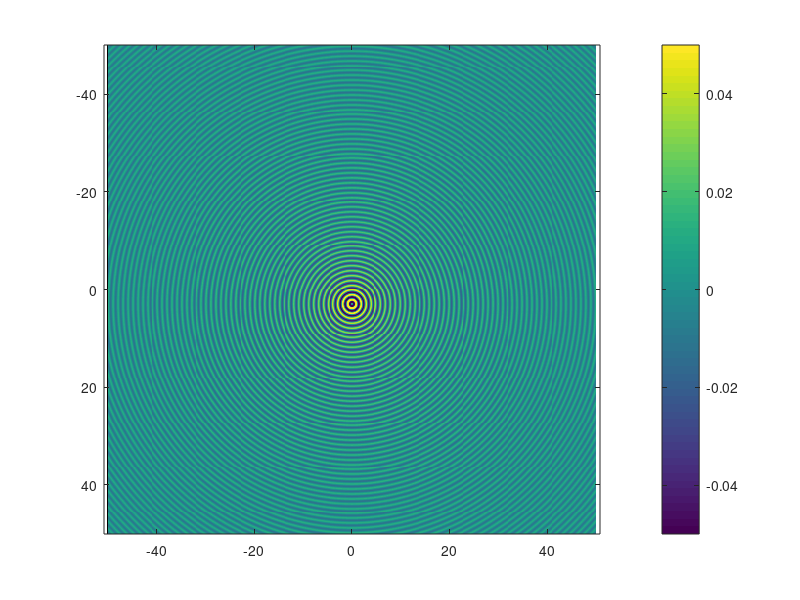

Here is the MATLAB script that generated this plot: (Note: this script raises an error after producing the figure.)



%% 2D far field Green's function, relative to zero

% wavelength = 1
k = 2*pi;
% define radial variable
rho  = linspace(0,10,500)';

% 2D Green's function exact
h = (i/4)*besselh(0,k*rho);

% Far-field 2D Green's function
hfar = sqrt(1./(8*pi*k*rho)).*exp(i*(k*rho+pi/4));

% Compare
figure(1),clf,hold all
plot(rho,[real(h) imag(h)])
plot(rho,[real(hfar) imag(hfar)])
hold off
legend('Real g(\rho,\rho)','Imag g(\rho,\rho',...
    'Real far g(\rho,\rho)','Imag far g(\rho,\rho')


%% 2D far field Green's function, relative to a point

% Define 2D grid
k = 2*pi;
x = linspace(-50,50,500);
y = linspace(-50,50,500);
[X Y] = meshgrid(x,y);

% point source location
xp = [0 3];

% radial variable
rho = sqrt((X-xp(1)).^2 + (Y-xp(2)).^2);

% 2D Green's function exact
g1 = (1i/4)*besselh(0,k*rho);

% Far-field 2D Green's function
rho2 = sqrt(X.^2 + Y.^2);
X_hat = X./rho2;
Y_hat = Y./rho2;
rhodot = xp(1)*X_hat+xp(2)*Y_hat;
g2 = sqrt(1./(8*pi*k*rho2)).*exp(1i*pi/4).*exp(1i*k*rho2).*exp(-1i*k*rhodot);

% Plot exact Green's function
figure(1),clf
imagesc(x,y,real(g1)),colorbar
axis equal
caxis([-0.05 0.05])
myplot('2D Green''s Function','x (\lambda)','y (\lambda)')

% Plot far-field result
figure(2),clf
imagesc(x,y,real(g2)),colorbar
axis equal
caxis([-0.05 0.05])
myplot('Far-field 2D Green''s Function','x (\lambda)','y (\lambda)')

% Plot difference
figure(3),clf
imagesc(x,y,real(g2-g1)),colorbar
axis equal
caxis([-0.05 0.05])
myplot('Difference','x (\lambda)','y (\lambda)')

%% 2D far field Green's function, relative to a point, far cut

% lambda = 1
k = 2*pi;

% define 1D cut
X = linspace(100,110,1000)';
Y = X;

% source location
xp = [0 3];

% radial variable
rho = sqrt((X-xp(1)).^2 + (Y-xp(2)).^2);

% 2D Green's function exact
g1 = (1i/4)*besselh(0,k*rho);

% Far-field 2D Green's function
rho2 = sqrt(X.^2 + Y.^2);
X_hat = X./rho2;
Y_hat = Y./rho2;
rhodot = xp(1)*X_hat+xp(2)*Y_hat;
g2 = sqrt(1./(8*pi*k*rho2)).*exp(1i*pi/4).*exp(1i*k*rho2).*exp(-1i*k*rhodot);

% Plot both
figure(1),clf
plot(X,[real([g1 g2]) imag([g1 g2])])
myplot('Exact and Far-field 2D Green''s Function','\rho (\lambda)','Read/Imag')

%% dyadicGreens

% wavelength = 1
k = 2*pi;

% define 2D cut in XY plane
x = linspace(-5,5,300);
y = linspace(-5,5,300);
[X Y] = meshgrid(x,y);
Z = zeros(size(X));

% compute unique components of the dyadic Green's function
[Gxx Gyy Gzz Gxy Gxz Gyz] = dyadicGreens(k,X,Y,Z);

% plot 
cx = 0.1*[-1 1];
figure(1),clf
subplot(321),imagesc(x,y,real(Gxx)),caxis(cx),axis equal
myplot('Gxx','x (\lambda)','y (\lambda)')

subplot(323),imagesc(x,y,real(Gyy)),caxis(cx),axis equal
myplot('Gyy','x (\lambda)','y (\lambda)')

subplot(325),imagesc(x,y,real(Gzz)),caxis(cx),axis equal
myplot('Gzz','x (\lambda)','y (\lambda)')

subplot(322),imagesc(x,y,real(Gxy)),caxis(cx),axis equal
myplot('Gxy','x (\lambda)','y (\lambda)')

subplot(324),imagesc(x,y,real(Gxz)),caxis(cx),axis equal
myplot('Gxz','x (\lambda)','y (\lambda)')

subplot(326),imagesc(x,y,real(Gyz)),caxis(cx),axis equal
myplot('Gyz','x (\lambda)','y (\lambda)')



%% curlDyadicGreens

% wavelength = 1
k = 2*pi;

% define 2D cut in XY plane
x = linspace(-5,5,300);
y = linspace(-5,5,300);
[X Y] = meshgrid(x,y);
Z = zeros(size(X));

% compute unique components of the dyadic Green's function
[cGxy cGyx cGxz cGzx cGyz cGzy] = curlDyadicGreens(k,X,Y,Z);

% plot 
cx = 0.5*[-1 1];
figure(1),clf
subplot(321),imagesc(x,y,real(cGxy)),caxis(cx),axis equal
myplot('[Curl G]xy','x (\lambda)','y (\lambda)')

subplot(323),imagesc(x,y,real(cGyx)),caxis(cx),axis equal
myplot('[Curl G]yx','x (\lambda)','y (\lambda)')

subplot(325),imagesc(x,y,real(cGxz)),caxis(cx),axis equal
myplot('[Curl G]xz','x (\lambda)','y (\lambda)')

subplot(322),imagesc(x,y,real(cGzx)),caxis(cx),axis equal
myplot('[Curl G]zx','x (\lambda)','y (\lambda)')

subplot(324),imagesc(x,y,real(cGyz)),caxis(cx),axis equal
myplot('[Curl G]yz','x (\lambda)','y (\lambda)')

subplot(326),imagesc(x,y,real(cGzy)),caxis(cx),axis equal
myplot('[Curl G]zy','x (\lambda)','y (\lambda)')


%% volintGreens

kb = 2*pi;
a = 1/10;
% str = '2D';
% str = '3D';
str = 'dyadic'
[sing delta] = volintGreens(a,kb,str)


%% momGmatrix2D

k = 2*pi;

% create a dense square grid of points
N = 10;
x = linspace(-2,2,N);
y = linspace(-2,2,N);
[X Y] = meshgrid(x,y);
dx = x(2)-x(1);

% return full matrix, set primed and unprimed coordinates to be the same
Xp = X;
Yp = Y;

% build the matrix
G = momGmatrix2D(dx,k,X,Y,Xp,Yp);

% plot
figure(1),clf
imagesc(real(G))
myplot('MoM Green''s Function Matrix - 2D','Point index (x'',y'')','Point index (x,y)')
colorbar
mycbar('real(G)',1e-2*[-1 1])

figure(2),clf
imagesc(imag(G))
myplot('MoM Green''s Function Matrix - 2D','Point index (x'',y'')','Point index (x,y)')
colorbar
mycbar('imag(G)',1e-2*[-1 1])

figure(3),clf
imagesc(abs(G))
myplot('MoM Green''s Function Matrix - 2D','Point index (x'',y'')','Point index (x,y)')
colorbar
mycbar('abs(G)',[0 1e-2])


%% momGmatrix3D

k = 2*pi;

% create a dense square grid of points
N = 10;
x = linspace(-1,1,N);
y = linspace(-1,1,N);
z = linspace(-1,1,N);
[X Y Z] = meshgrid(x,y,z);
dx = x(2)-x(1);

% to return the full matrix, set primed and unprimed coordinates to be the same
Xp = X;
Yp = Y;
Zp = Z;

% build the matrix
G = momGmatrix3D(dx,k,X,Y,Z,Xp,Yp,Zp);

% plot
figure(1),clf
imagesc(real(G))
myplot('MoM Green''s Function Matrix - 3D','Point index (x'',y'',z'')','Point index (x,y,z)')
colorbar
mycbar('real(G)',5e-2*[-1 1])

figure(2),clf
imagesc(imag(G))
myplot('MoM Green''s Function Matrix - 3D','Point index (x'',y'',z'')','Point index (x,y,z)')
colorbar
mycbar('imag(G)',5e-2*[-1 1])

figure(3),clf
imagesc(abs(G))
myplot('MoM Green''s Function Matrix - 3D','Point index (x'',y'',z'')','Point index (x,y,z)')
colorbar
mycbar('abs(G)',5*[0 1e-2])



%% momGmatrixDyadic

k = 2*pi;

% create a dense square grid of points
N = 10;
x = linspace(-1,1,N);
y = linspace(-1,1,N);
z = linspace(-1,1,N);
[X Y Z] = meshgrid(x,y,z);
dx = x(2)-x(1);

% to return the full matrix, set primed and unprimed coordinates to be the same
Xp = X;
Yp = Y;
Zp = Z;

% build the matrix blocks
[Gxx Gyy Gzz Gxy Gxz Gyz] = momGmatrixDyadic(dx,k,X,Y,Z,Xp,Yp,Zp);

% plotting
type = 4;
switch type
    case 1
        tmp = Gxx; lab = 'Gxx'; cx = 3e-2*[0 1];
    case 2
        tmp = Gyy; lab = 'Gyy'; cx = 3e-2*[0 1];
    case 3
        tmp = Gzz; lab = 'Gzz'; cx = 3e-2*[0 1];
    case 4
        tmp = Gxy; lab = 'Gxy'; cx = 1e-2*[0 1];
    case 5
        tmp = Gxz; lab = 'Gxz'; cx = 1e-2*[0 1];
    case 6
        tmp = Gyz; lab = 'Gyz'; cx = 1e-2*[0 1];
end

figure(3),clf
imagesc(abs(tmp))
myplot(['MoM Dyadic Green''s Function Matrix Block ' lab],'Point index (x'',y'',z'')','Point index (x,y,z)')
colorbar
mycbar('abs(G)',cx)









